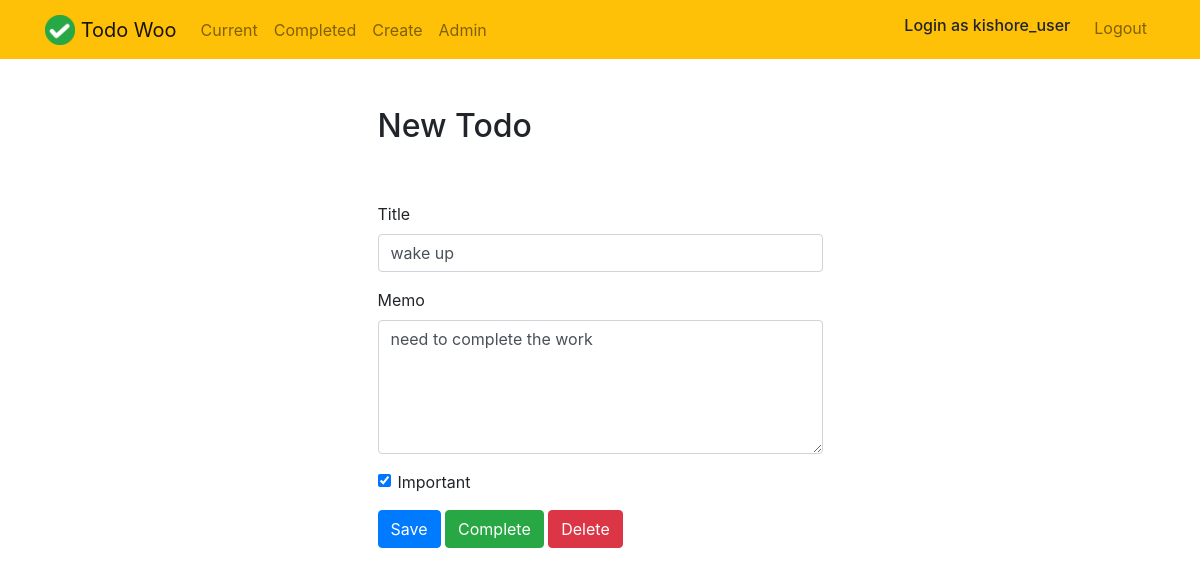
/todo/8 (signed in), run on the app's committed database.
### todo/models.py (models this page shows, shortened)
class Todo(models.Model): # 'Todo' is database for user task management.
    title = models.CharField(max_length=100) # Attributes name of databse and its type.
    memo = models.TextField(blank= True)
    created = models.DateTimeField(auto_now_add=True)
    important = models.BooleanField(default=False)
    datecompleted = models.DateTimeField(null=True, blank= True)
    user = models.ForeignKey(User, on_delete=models.CASCADE)

### todo/views.py (the view)
# urls.py: path('todo/<int:todo_pk>', views.viewtodo, name = "viewtodo"),
@login_required
def viewtodo(request, todo_pk): # this function helps user to update the Todo tasks like (delete, convert into completed, updations)
    todo = get_object_or_404(Todo, pk= todo_pk, user= request.user) # Important line! that 'todo_pk' varialbe in 'pk' parameter is indicating specific todo task(id) in database
    if request.method == "GET":
        form = TodoForm(instance= todo) # for updating
        return render(request, 'todo/viewtodo.html', {"todo": todo, 'form' : form})
    else:
        form = TodoForm(request.POST, instance= todo)
        form.save() # after submition (means we get in POST method) our todo form bring updated datas and save it in database.
        return redirect('current')

### todo/forms.py
class TodoForm(ModelForm): # Form for get the data from users
    class Meta():
        model = Todo # Define the databse to store the data
        fields = ['title', 'memo', 'important'] # field names from above defined model(database)

### todo/templates/todo/viewtodo.html (shortened to what this page needs)
{% extends "todo/base.html" %}
{% block content %}
    <div class="row justify-content-center mt-5">
        <div class="col-md-5">
            <h2>New Todo</h2>
        </div>
    </div>
    <div class="row justify-content-center mt-5">
        <div class="col-md-5">
            <form method="POST">
                <div class="form-group">
                    <label for="title">Title</label>
                    <input type="text" name="title" class="form-control" id="title" value="{{ todo.title }}" required>
                </div>
                <div class="form-group">
                    <label for="memo">Memo</label>
                    <textarea name="memo" rows="5" class="form-control" id="memo" >{{ todo.memo }}</textarea>
                </div>
                <div class="form-group form-check">
                    <input type="checkbox" name="important" class="form-check-input" id="important" {% if todo.important %}checked{% endif %}>
                    <label class="form-check-label" for="important">Important</label>
                </div>
                <button type="submit" class="btn btn-primary">Save</button>
                <button type="button" class="btn btn-success" onclick="$('#complete').click()">Complete</button>
                <button type="button" class="btn btn-danger" onclick="$('#delete').click()">Delete</button>
            </form>
        </div>
    </div>
{% endblock %}

### todo/templates/todo/base.html (shortened to what this page needs)
{% load static %}
<!doctype html>
<html lang="en">
<head>
    <link rel="stylesheet" href="https://stackpath.bootstrapcdn.com/bootstrap/4.4.1/css/bootstrap.min.css">
</head>
<body>
<nav class="navbar navbar-expand-md navbar-light bg-warning">
<div class="container">
    <a class="navbar-brand" href="{% url 'home' %}">
         <img src="{% static 'todo/logo.png' %}" width="30" height="30" class="d-inline-block align-top">
        <span>Todo Woo</span>
    </a>
    <div class="collapse navbar-collapse" id="navbarNav">
    {% if user.is_authenticated %}
        <ul class="navbar-nav mr-auto">
                <li class="nav-item {{ current }}">
                    <a class="nav-link" href="{% url 'current' %}">Current</a>
                </li>
                <li class="nav-item {{ completed }}">
                    <a class="nav-link" href="{% url 'completed' %}">Completed</a>
                </li>
                <li class="nav-item {{ create }}">
                    <a class="nav-link" href="{% url 'createtodos' %}">Create</a>
                <li class="nav-item {{ create }}">
                    <a class="nav-link" href="{% url 'admin' %}">Admin</a>
                </li>
        </ul>
    {% endif %}
    <ul class="navbar-nav ml-auto">
            {% if user.is_authenticated %}
                <li class="nav-item">
                    <a class="navbar"><h6>Login as {{ user.username }}</h6></a>
                </li>
                <li class="nav-item">
                    <a href="#" onclick="$('#signOutBtn').click()" class="nav-link">Logout</a>
                </li>
            {% endif %}
        </ul>
    </div>
</div>
</nav>
<div class="container">
{% block content %}{% endblock %}
</div>
</body>
</html>

### data on the page
Todo: title "wake up", memo "need to complete the work", important "☑"

### other printed values
{{ user.username }} "kishore_user"
